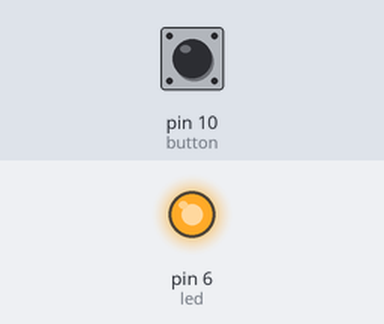
Bench run of a sketch on a simulated Arduino Uno, built with avr-gcc and run on an emulated ATmega328P. Parts: output pins drawn as LEDs (lit = HIGH). Inputs (shaded band) come from the test bench; at power-on: pin 10 (button) HIGH.

Above: at 1.2 s.
1.3 s: pin 10 (button) pulled LOW for 0.15 s
At 1.37 s:
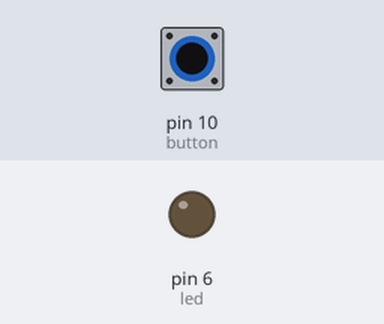
2.9 s: pin 10 (button) pulled LOW for 3.2 s
At 6.8 s:
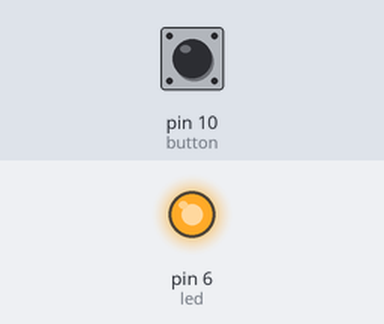
Timing chart, 0 to 8.3 s (numbered marks = the images above; inputs shaded):
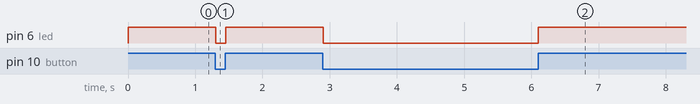

The sketch:

bouncebutton_10.ino
```cpp
#include <Bounce.h>

int button = 10;
int led = 6;

Bounce bouncer = Bounce(button,5 );

void setup() {
  pinMode(button,INPUT);
  digitalWrite(button, HIGH);
  pinMode(led,OUTPUT);
}

void loop() {
  bouncer.update ( );

 int value = bouncer.read();

 if ( value == HIGH) {
   digitalWrite(led, HIGH );
 } else {
    digitalWrite(led, LOW );
 }

}
```

Measured:
- after the input at 1.3 s, pin 6 (led): HIGH → LOW at once, → HIGH 0.15 s later
- after the input at 2.9 s, pin 6 (led): HIGH → LOW at once, → HIGH 3.2 s later
